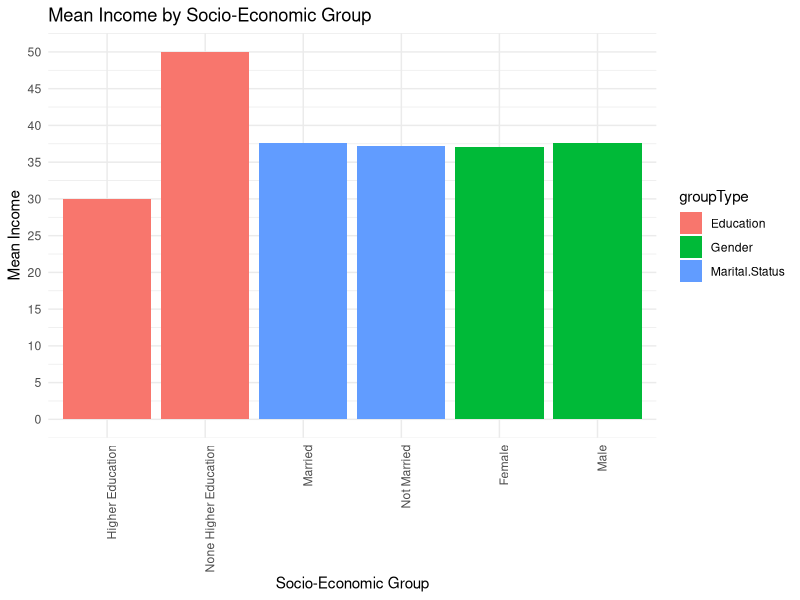
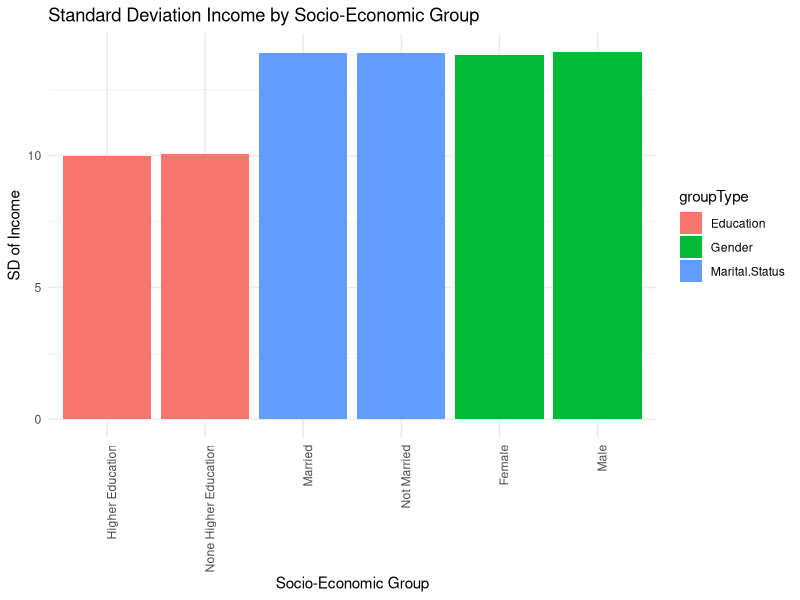
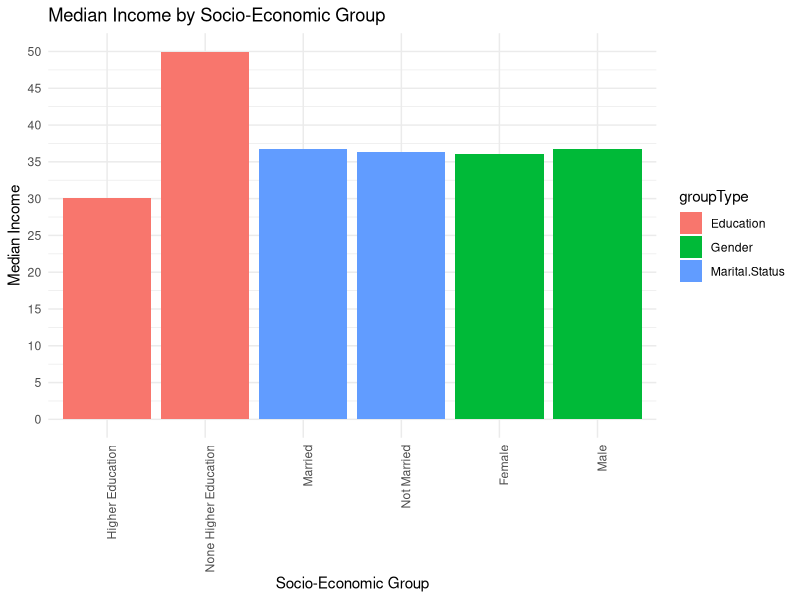

The R source for these figures, in order:
library(tidyverse)
setwd("C:/Users/rosha/OneDrive/Desktop/MMU/Semester 2/Probability Theory and Statistics Coursework")
incomeFile <- read.csv("Income Adults.csv")



#~~~~~~~~~~~~~~~~~~~~~~~~~~~~~~~~~~~~~~~~~~~~~~~~~~~~~~~
#Q1

#Tables

#Education
educationTable <- incomeFile %>%
  group_by(Education) %>%
  summarise(
    meanIncome = mean(Income, na.rm = TRUE),
    medianIncome = median(Income, na.rm = TRUE),
    sdIncome = sd(Income, na.rm = TRUE),
    .groups = "drop"
  ) %>%
  rename(socEcoGroup = Education) %>% mutate(groupType = "Education")

#Marital Status
maritalStatusTable <- incomeFile %>%
  group_by(Marital.Status) %>%
  summarise(
    meanIncome = mean(Income, na.rm = TRUE),
    medianIncome = median(Income, na.rm = TRUE),
    sdIncome = sd(Income, na.rm = TRUE),
    .groups = "drop"
  ) %>%
  rename(socEcoGroup = Marital.Status) %>% mutate(groupType = "Marital.Status")

#Gender
genderTable <- incomeFile %>%
  group_by(Gender) %>%
  summarise(
    meanIncome = mean(Income, na.rm = TRUE),
    medianIncome = median(Income, na.rm = TRUE),
    sdIncome = sd(Income, na.rm = TRUE),
    .groups = "drop"
  ) %>%
  rename(socEcoGroup = Gender) %>% mutate(groupType = "Gender")

#Combined Table
table <- bind_rows(educationTable, maritalStatusTable, genderTable)
print(table)


#Plots

table$socEcoGroup <- factor(table$socEcoGroup, levels = table$socEcoGroup)

#Mean Plot
ggplot(table, aes(x = socEcoGroup, y = meanIncome, fill = groupType)) +
  geom_bar(stat = "identity", position = "dodge") +
  scale_y_continuous(breaks = seq(0, max(table$meanIncome), by = 5)) +
  labs(
    title = "Mean Income by Socio-Economic Group",
    x = "Socio-Economic Group",
    y = "Mean Income"
  ) +
  theme_minimal() +
  theme(axis.text.x = element_text(angle = 90, hjust = 1))
#ggsave("Mean Plot.png")

#SD Plot
ggplot(table, aes(x = socEcoGroup, y = sdIncome, fill = groupType)) +
  geom_bar(stat = "identity", position = "dodge") +
  scale_y_continuous(breaks = seq(0, max(table$meanIncome), by = 5)) +
  labs(
    title = "Standard Deviation Income by Socio-Economic Group",
    x = "Socio-Economic Group",
    y = "SD of Income"
  ) +
  theme_minimal() +
  theme(axis.text.x = element_text(angle = 90, hjust = 1))
#ggsave("SD Plot.png")

#Median Plot
ggplot(table, aes(x = socEcoGroup, y = medianIncome, fill = groupType)) +
  geom_bar(stat = "identity", position = "dodge") + 
  scale_y_continuous(breaks = seq(0, max(table$meanIncome), by = 5)) +
  labs(
    title = "Median Income by Socio-Economic Group",
    x = "Socio-Economic Group",
    y = "Median Income"
  ) +
  theme_minimal() +
  theme(axis.text.x = element_text(angle = 90, hjust = 1))
#ggsave("Median Plot.png")



#~~~~~~~~~~~~~~~~~~~~~~~~~~~~~~~~~~~~~~~~~~~~~~~~~~~~~~~
#Q4

# Comparison of Q2 Test Statistic
incomeFile$Education <- factor(incomeFile$Education)
educationModel <- lm(Income ~ Education, data = incomeFile)
summary(educationModel)

# Comparison of Q3 F-Value
ageModel <- lm(Income ~ Age, data = incomeFile)
summary(ageModel)


# Output for above R code:
# Test statistic = 174.2, for comparison, hand-written notes had a test statistic of 173.2, almost the same.

# Output for above R code:
# F-Statistic = 0.4587, for comparison, hand-written notes had an F-Statistic of 0.6154, almost the same.

# The square of the test statistic (t^2) from Q2 redo was; t^2 = 30345.64, 
# which is close to the R code's F-statistic = 3.034e+04 (or 30340) in the summary(educationModel) output.
# Therefore, we can perform linear regressions instead of both t-tests and the ANOVA table.